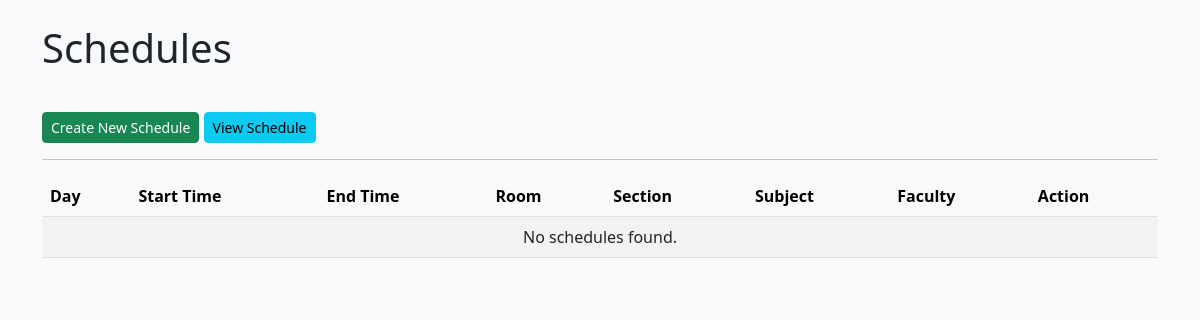
/, run on an earlier commit of the app's database.
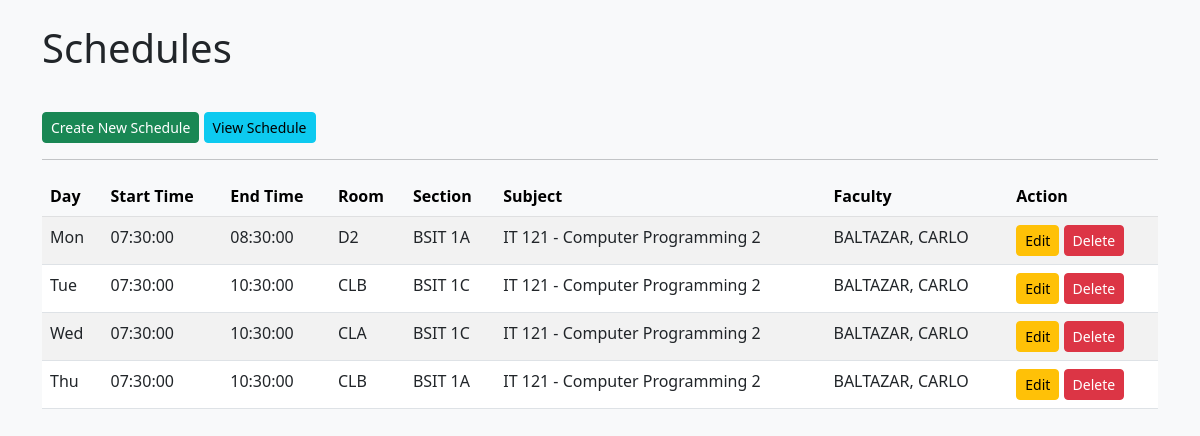
And on a later commit of the database.
### tables this page shows
CREATE TABLE `schedules` (
  `id` int(11) NOT NULL,
  `faculty_id` int(11) NOT NULL,
  `subject_id` int(11) NOT NULL,
  `section_id` int(11) NOT NULL,
  `room_id` int(11) NOT NULL,
  `semester_id` int(11) NOT NULL,
  `program_id` int(11) NOT NULL,
  `department_id` int(11) NOT NULL,
  `school_year_id` int(11) NOT NULL,
  `day` enum('Mon','Tue','Wed','Thu','Fri') NOT NULL,
  `start_time` time NOT NULL,
  `end_time` time NOT NULL,
  `class_type` enum('lecture','lab') NOT NULL,
  `created_at` timestamp NOT NULL DEFAULT current_timestamp(),
  `updated_at` timestamp NOT NULL DEFAULT current_timestamp() ON UPDATE current_timestamp()
);

CREATE TABLE `rooms` (
  `id` int(11) NOT NULL,
  `name` varchar(100) NOT NULL,
  `room_type` enum('LAB','LECTURE') NOT NULL,
  `capacity` int(11) DEFAULT NULL,
  `created_at` timestamp NOT NULL DEFAULT current_timestamp(),
  `updated_at` timestamp NOT NULL DEFAULT current_timestamp() ON UPDATE current_timestamp()
);

CREATE TABLE `sections` (
  `id` int(11) NOT NULL,
  `program_id` int(11) NOT NULL,
  `year_level` int(11) NOT NULL,
  `section` varchar(10) NOT NULL,
  `semester_id` int(11) NOT NULL,
  `curriculum_id` int(11) NOT NULL,
  `archived` tinyint(1) DEFAULT 0,
  `created_at` timestamp NOT NULL DEFAULT current_timestamp(),
  `updated_at` timestamp NOT NULL DEFAULT current_timestamp() ON UPDATE current_timestamp()
);

CREATE TABLE `subjects` (
  `id` int(11) NOT NULL,
  `code` varchar(50) NOT NULL,
  `description` varchar(255) NOT NULL,
  `department_id` int(11) DEFAULT NULL,
  `program_id` int(11) DEFAULT NULL,
  `units` decimal(4,1) DEFAULT NULL,
  `created_at` timestamp NOT NULL DEFAULT current_timestamp(),
  `updated_at` timestamp NOT NULL DEFAULT current_timestamp() ON UPDATE current_timestamp()
);

CREATE TABLE `faculties` (
  `id` int(11) NOT NULL,
  `user_id` int(11) DEFAULT NULL,
  `department_id` int(11) NOT NULL,
  `firstname` varchar(100) NOT NULL,
  `middlename` varchar(100) DEFAULT NULL,
  `lastname` varchar(100) NOT NULL,
  `created_at` timestamp NOT NULL DEFAULT current_timestamp(),
  `updated_at` timestamp NOT NULL DEFAULT current_timestamp() ON UPDATE current_timestamp(),
  `prefix` varchar(50) DEFAULT NULL,
  `suffix` varchar(50) DEFAULT NULL,
  `position_rank` varchar(100) DEFAULT NULL,
  `employment_status` varchar(50) DEFAULT NULL,
  `birthdate` date DEFAULT NULL,
  `email` varchar(255) DEFAULT NULL,
  `id_number` varchar(20) DEFAULT NULL
);

### controllers/index.php (called while the page is built, shortened)
<?php
require 'Database.php';
$config = require 'config.php';
$db = new Database($config['database'], 'root', '');
$params       = [];
$whereString = '';
$sql = "
    SELECT
        s.*,
        f.firstname   AS faculty_fname,
        f.lastname    AS faculty_lname,
        r.name        AS room_name,
        sub.code      AS subject_code,
        sub.description AS subject_desc,
        sec.section   AS section_name
    FROM schedules s
    JOIN faculties f ON s.faculty_id = f.id
    JOIN rooms r ON s.room_id = r.id
    LEFT JOIN subjects sub ON s.subject_id = sub.id
    LEFT JOIN sections sec ON s.section_id = sec.id
    $whereString
    ORDER BY FIELD(s.day,'Mon','Tue','Wed','Thu','Fri'), s.start_time
";
$schedules   = $db->query($sql, $params)->fetchAll();
require 'views/index.view.php';

### index.php (called while the page is built, shortened)
<?php
require "router.php";

### config.php (called while the page is built)
<?php
return [
    'database' => [
        'host' => 'localhost',
        'port' => 3306,
        'dbname' => 'isur_system',
        'charset' => 'utf8mb4'
    ],
];

### Database.php (called while the page is built)
<?php
class Database
{
    public $connection;
    public function __construct(array $config, string $username = 'root', string $password = '')
    {
        $dsn = 'mysql:' . http_build_query($config, '', ';');
        $this->connection = new PDO($dsn, $username, $password, [
            PDO::ATTR_DEFAULT_FETCH_MODE => PDO::FETCH_ASSOC,
        ]);
    }
    public function query(string $query, array $params = []): PDOStatement
    {
        $statement = $this->connection->prepare($query);
        $statement->execute($params);
        return $statement;
    }
}

### views/index.view.php (the view, shortened to what this page needs)
<!DOCTYPE html>
<html lang="en">
<head>
  <link
    href="https://cdn.jsdelivr.net/npm/bootstrap@5.3.0/dist/css/bootstrap.min.css"
    rel="stylesheet"
  >
  <link
    href="https://cdn.jsdelivr.net/npm/select2@4.1.0-rc.0/dist/css/select2.min.css"
    rel="stylesheet"
  />
</head>
<body class="bg-light">
<div class="container mt-4">
  <h1 class="mb-4">Schedules</h1>
  <div class="mt-4">
    <a href="schedule/create" class="btn btn-sm btn-success">Create New Schedule</a>
    <a href="/schedule/general" class="btn btn-sm btn-info">View Schedule</a>
  </div>
  <hr>
  <div class="table-responsive">
    <table class="table table-striped" id="scheduleTable">
      <thead class="table-light">
        <tr>
          <th>Day</th>
          <th>Start Time</th>
          <th>End Time</th>
          <th>Room</th>
          <th>Section</th>
          <th>Subject</th>
          <th>Faculty</th>
          <th>Action</th>
        </tr>
      </thead>
      <tbody>
        <?php if (!empty($schedules)): ?>
          <?php foreach ($schedules as $sched): ?>
            <tr>
              <td><?= htmlspecialchars($sched['day']) ?></td>
              <td><?= htmlspecialchars($sched['start_time']) ?></td>
              <td><?= htmlspecialchars($sched['end_time']) ?></td>
              <td><?= htmlspecialchars($sched['room_name']) ?></td>
              <td><?= htmlspecialchars($sched['section_name'] ?? '') ?></td>
              <td>
                <?php
                  if (!empty($sched['subject_code'])) {
                    echo htmlspecialchars($sched['subject_code']) . ' - ' . htmlspecialchars($sched['subject_desc']);
                  } else {
                    echo "-";
                  }
                ?>
              </td>
              <td>
                <?= htmlspecialchars($sched['faculty_lname'] . ', ' . $sched['faculty_fname']) ?>
              </td>
              <td>
                <a
                  href="/schedule/edit?id=<?= htmlspecialchars($sched['id']) ?>"
                  class="btn btn-sm btn-warning"
                >
                  Edit
                </a>
                <a
                  href="/schedule/delete?id=<?= htmlspecialchars($sched['id']) ?>"
                  class="btn btn-sm btn-danger"
                  onclick="return confirm('Are you sure you want to delete this schedule?');"
                >
                  Delete
                </a>
              </td>
            </tr>
          <?php endforeach; ?>
        <?php else: ?>
          <tr>
            <td colspan="8" class="text-center">No schedules found.</td>
          </tr>
        <?php endif; ?>
      </tbody>
    </table>
  </div>
</div>
</body>
</html>

### router.php (shortened to what this page needs)
<?php
$uri = parse_url($_SERVER["REQUEST_URI"], PHP_URL_PATH);
$routes = [
    "/" => "controllers/index.php",
    "/schedule/create" => "controllers/schedule_create.php",
    "/schedule/availability" => "controllers/schedule_availability.php",
    "/schedule/edit" => "controllers/schedule_edit.php",
    "/schedule/delete" => "controllers/schedule_delete.php",
    "/faculty/schedule" => "controllers/faculty_schedule.php",
    "/faculty/schedule/print" => "controllers/faculty_schedule_print.php",
    "/schedule/general" => "controllers/general_schedule.php",
    "/schedule/general/print" => "controllers/general_schedule_print.php",
];
function routesToController(string $uri, array $routes): void
{
    if (array_key_exists($uri, $routes)) {
        require $routes[$uri];
    } else {
        http_response_code(404);
        echo "404 Not Found";
    }
}
routesToController($uri, $routes);

What changed in the data, as far as the page shows it:
added schedules: day "Mon", start_time "07:30:00", end_time "08:30:00", room.name "D2", section.section "BSIT 1A", subject.code "IT 121", subject.description "Computer Programming 2", faculty.firstname "BALTAZAR, CARLO"
added schedules: day "Tue", start_time "07:30:00", end_time "10:30:00", room.name "CLB", section.section "BSIT 1C", subject.code "IT 121", subject.description "Computer Programming 2", faculty.firstname "BALTAZAR, CARLO"
added schedules: day "Wed", start_time "07:30:00", end_time "10:30:00", room.name "CLA", section.section "BSIT 1C", subject.code "IT 121", subject.description "Computer Programming 2", faculty.firstname "BALTAZAR, CARLO"
added schedules: day "Thu", start_time "07:30:00", end_time "10:30:00", room.name "CLB", section.section "BSIT 1A", subject.code "IT 121", subject.description "Computer Programming 2", faculty.firstname "BALTAZAR, CARLO"
Also different on the page:
text no longer shown: "No schedules found."
